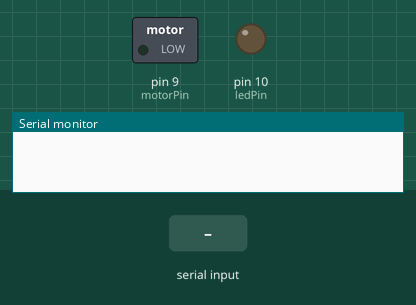
The sketch below on a simulated Arduino Uno, built with avr-gcc and run on an emulated ATmega328P. Parts: switched loads named in the sketch (green lamp = pin HIGH), output pins drawn as LEDs (lit = HIGH), the last lines printed to the serial monitor. Inputs (shaded band) come from the test bench.

Above: at 1.2 s.
1.3 s: "90,45\n" received over Serial
At 1.7 s:
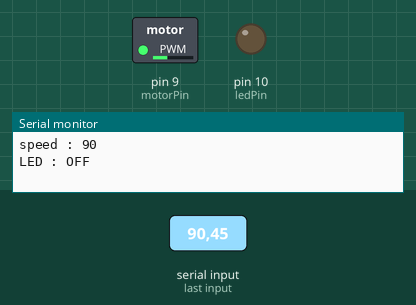
3.8 s: "1,90\n" received over Serial
At 4.6 s:
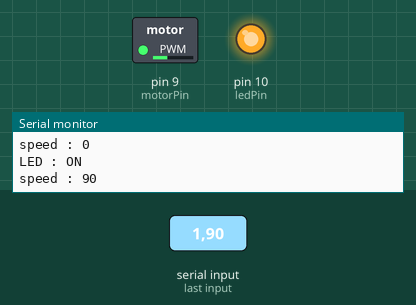
6.3 s: "30,150\n" received over Serial
At 6.7 s:
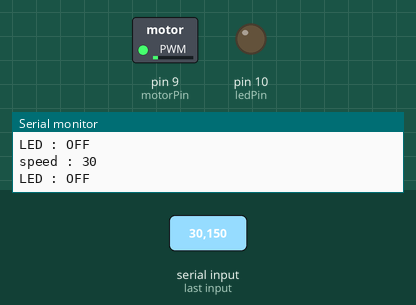
8.8 s: "30,150\n" received over Serial
At 9.8 s:
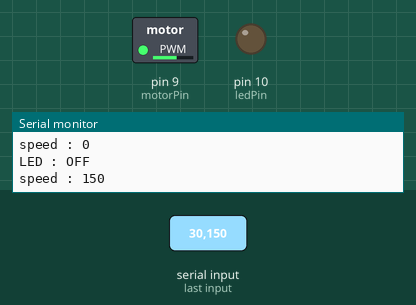
10.3 s: "200\n" received over Serial
At 10.9 s:
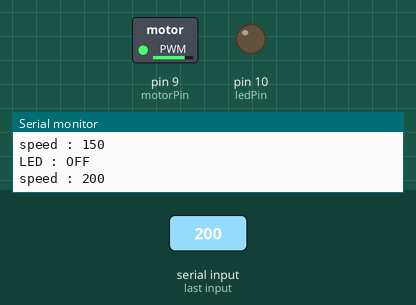
11.8 s: "0\n" received over Serial
At 13.1 s:
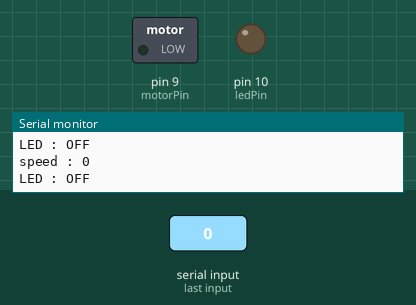
Timing chart, 0 to 14.3 s (numbered marks = the images above; inputs shaded):
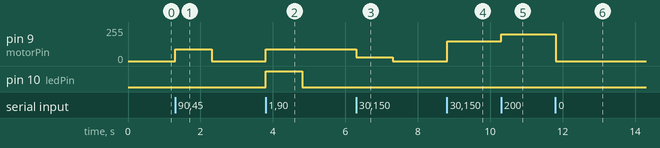

Measured:
- after the input at 1.3 s, pin 9 (motorPin): 0/255 → 90/255 at once, → 0/255 1.0 s later
- after the input at 3.8 s, pin 9 (motorPin): 0/255 → 90/255 at once; pin 10 (ledPin): LOW → HIGH at once, → LOW 1.0 s later
- after the input at 6.3 s, pin 9 (motorPin): 90/255 → 30/255 at once, → 0/255 1.0 s later
- after the input at 8.8 s, pin 9 (motorPin): 0/255 → 150/255 at once
- after the input at 10.3 s, pin 9 (motorPin): 150/255 → 200/255 at once
- after the input at 11.8 s, pin 9 (motorPin): 200/255 → 0/255 at once

The sketch:

arduino.ino
```cpp
const int motorPin = 9;     //상수 선언 : 모터 핀 번호
const int ledPin = 10;     //상수 선언 : LED 핀번호

void setup() {
	pinMode(motorPin, OUTPUT);//모터 핀 출력 생성
	pinMode(ledPin, OUTPUT);//LED 핀 출력 생성
	Serial.begin(9600);
}

void loop() {
	spiningMotor();//모터 출력 FUNCTION
	led();//LED 출력 FUNCTION
}

void led()
{
	int chk;//CHECK 값
	while (Serial.available() == 0) {}//시리얼 안받으면 씹힘
	chk = Serial.parseInt();//0~1로 CHEKING
	if (chk == true)
	{
		digitalWrite(ledPin, HIGH);//LED 출력
		Serial.println("LED : ON");
	}
	else
	{
		digitalWrite(ledPin, LOW);//LED 끔
		Serial.println("LED : OFF");
	}


}
void spiningMotor()
{
	int speed;//속도 값
	while (Serial.available() == 0) {}//시리얼 안받으면 씹힘
	speed = Serial.parseInt();//속도 입력
	speed = constrain(speed, 0, 255);     //속도를 PWM 출력 값 범위로 고정

	analogWrite(motorPin, speed);         //speed만큼으로 모터 돌리기

	//speed : 값을 출력
	Serial.print("speed : ");
	Serial.println(speed);

}
```
